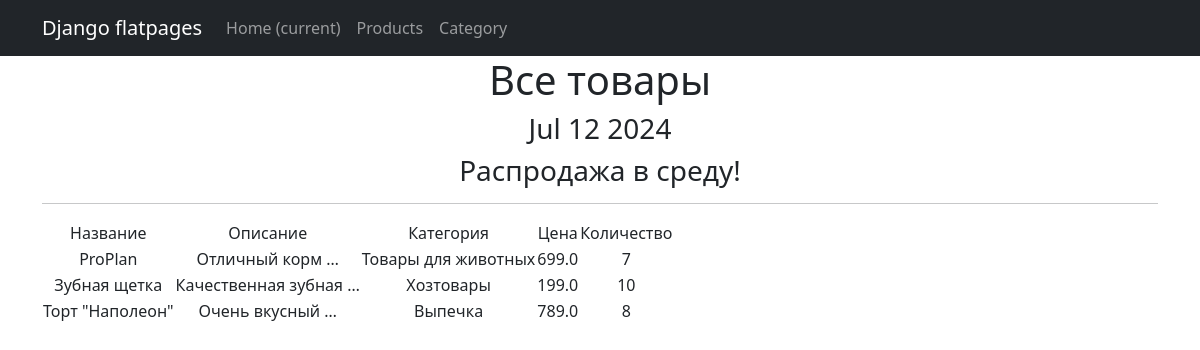
Screenshot of /products/ with the database file from the repository.
### simpleapp/models.py (models this page shows, shortened)
class Product(models.Model):
    name = models.CharField(
        max_length=50,
        unique=True, # названия товаров не должны повторяться
    )
    description = models.TextField()
    quantity = models.IntegerField(
        validators=[MinValueValidator(0)],
    )
    category = models.ForeignKey(
        to='Category',
        on_delete=models.CASCADE,
        related_name='products', # все продукты в категории будут доступны через поле products
    )
    price = models.FloatField(
        validators=[MinValueValidator(0.0)],
    )

class Category(models.Model):
    name = models.CharField(max_length=100, unique=True)

### simpleapp/views.py (the view)
# urls.py: path('', ProductsList.as_view()),
class ProductsList(ListView):
    model = Product
    ordering = 'name'
    template_name = 'products.html'
    context_object_name = 'products'
    def get_context_data(self, **kwargs):
        context = super().get_context_data(**kwargs)
        context['time_now'] = datetime.utcnow()
        context['next_sale'] = 'Распродажа в среду!'
        return context

### templates/products.html (shortened to what this page needs)
{% extends 'flatpages/default.html' %}
{% block content %}
    <h1>Все товары</h1>
    <h3>{{ time_now|date:'M d Y' }}</h3>
    <h3>{{ next_sale|default_if_none:'Чуть позже сообщим о распродаже!' }}</h3>
    <hr>
    {% if products %}
        <table>
            <tr>
                <td>Название</td>
                <td>Описание</td>
                <td>Категория</td>
                <td>Цена</td>
                <td>Количество</td>
            </tr>
            {% for product in products %}
            <tr>
                <td>{{ product.name }}</td>
                <td>{{ product.description|truncatewords:2 }}</td>
                <td>{{ product.category.name }}</td>
                <td>{{ product.price }}</td>
                <td>{{ product.quantity }}</td>
            </tr>
            {% endfor %}
        </table>
    {% else %}
        <h2>Товаров нет!</h2>
    {% endif %}
{% endblock content %}

### templates/flatpages/default.html (shortened to what this page needs)
<!DOCTYPE html>
<html lang="en">
    <head>
        {% load static %}
        <link href="{% static 'css/styles.css' %}" rel="stylesheet" />
    </head>
    <body>
        <nav class="navbar navbar-expand-lg navbar-dark bg-dark static-top">
            <div class="container">
                <a class="navbar-brand" href="#">Django flatpages</a>
                <div class="collapse navbar-collapse" id="navbarResponsive">
                    <ul class="navbar-nav ml-auto">
                        <li class="nav-item active">
                            <a class="nav-link" href="#">Home
                                <span class="sr-only">(current)</span>
                            </a>
                        </li>
                        <li class="nav-item">
                            <a class="nav-link" href="/products/">Products</a>
                        </li>
                        <li class="nav-item">
                            <a class="nav-link" href="/category/">Category</a>
                        </li>
                    </ul>
                </div>
            </div>
        </nav>
        <div class="container">
            <div class="row">
                <div class="col-lg-12 text-center">
                    {% block content %}
                    {% endblock content %}
                </div>
            </div>
        </div>
    </body>
</html>

### rows the page displays
Product: name "ProPlan", description "Отличный корм …", category.name "Товары для животных", price "699.0", quantity "7"
Product: name "Зубная щетка", description "Качественная зубная …", category.name "Хозтовары", price "199.0", quantity "10"
Product: name "Торт \"Наполеон\"", description "Очень вкусный …", category.name "Выпечка", price "789.0", quantity "8"

### other values shown
{{ time_now|date:'M d Y' }} "Jul 12 2024"
{{ next_sale|default_if_none:'Чуть позже сообщим о распродаже!' }} "Распродажа в среду!"
